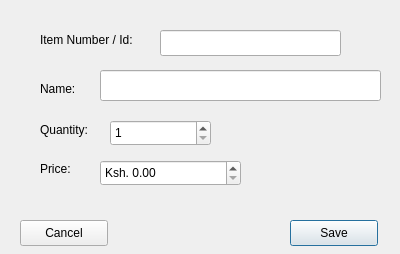
<?xml version="1.0" encoding="UTF-8"?>
<ui version="4.0">
 <class>dlgAdd</class>
 <widget class="QDialog" name="dlgAdd">
  <property name="windowModality">
   <enum>Qt::WindowModal</enum>
  </property>
  <property name="geometry">
   <rect>
    <x>0</x>
    <y>0</y>
    <width>400</width>
    <height>254</height>
   </rect>
  </property>
  <property name="minimumSize">
   <size>
    <width>400</width>
    <height>254</height>
   </size>
  </property>
  <property name="maximumSize">
   <size>
    <width>400</width>
    <height>254</height>
   </size>
  </property>
  <property name="windowTitle">
   <string>Add New Item</string>
  </property>
  <widget class="QLineEdit" name="txtId">
   <property name="geometry">
    <rect>
     <x>160</x>
     <y>30</y>
     <width>181</width>
     <height>26</height>
    </rect>
   </property>
  </widget>
  <widget class="QLabel" name="lblId">
   <property name="geometry">
    <rect>
     <x>40</x>
     <y>30</y>
     <width>121</width>
     <height>20</height>
    </rect>
   </property>
   <property name="text">
    <string>Item Number / Id:</string>
   </property>
  </widget>
  <widget class="QLabel" name="lblName">
   <property name="geometry">
    <rect>
     <x>40</x>
     <y>80</y>
     <width>58</width>
     <height>18</height>
    </rect>
   </property>
   <property name="text">
    <string>Name:</string>
   </property>
  </widget>
  <widget class="QLineEdit" name="txtName">
   <property name="geometry">
    <rect>
     <x>100</x>
     <y>70</y>
     <width>281</width>
     <height>31</height>
    </rect>
   </property>
  </widget>
  <widget class="QSpinBox" name="spbQuantity">
   <property name="geometry">
    <rect>
     <x>110</x>
     <y>120</y>
     <width>101</width>
     <height>26</height>
    </rect>
   </property>
   <property name="minimum">
    <number>1</number>
   </property>
  </widget>
  <widget class="QLabel" name="lblQuantity">
   <property name="geometry">
    <rect>
     <x>40</x>
     <y>120</y>
     <width>61</width>
     <height>20</height>
    </rect>
   </property>
   <property name="text">
    <string>Quantity:</string>
   </property>
  </widget>
  <widget class="QLabel" name="lblPrice">
   <property name="geometry">
    <rect>
     <x>40</x>
     <y>160</y>
     <width>58</width>
     <height>18</height>
    </rect>
   </property>
   <property name="text">
    <string>Price:</string>
   </property>
  </widget>
  <widget class="QPushButton" name="btnSave">
   <property name="geometry">
    <rect>
     <x>290</x>
     <y>220</y>
     <width>88</width>
     <height>26</height>
    </rect>
   </property>
   <property name="text">
    <string>Save</string>
   </property>
   <property name="default">
    <bool>true</bool>
   </property>
  </widget>
  <widget class="QPushButton" name="btnCancel">
   <property name="geometry">
    <rect>
     <x>20</x>
     <y>220</y>
     <width>88</width>
     <height>26</height>
    </rect>
   </property>
   <property name="text">
    <string>Cancel</string>
   </property>
  </widget>
  <widget class="QSpinBox" name="spbPrice">
   <property name="geometry">
    <rect>
     <x>100</x>
     <y>160</y>
     <width>141</width>
     <height>26</height>
    </rect>
   </property>
   <property name="suffix">
    <string>.00</string>
   </property>
   <property name="prefix">
    <string>Ksh. </string>
   </property>
   <property name="maximum">
    <number>999999</number>
   </property>
   <property name="value">
    <number>0</number>
   </property>
  </widget>
 </widget>
 <resources/>
 <connections>
  <connection>
   <sender>btnCancel</sender>
   <signal>clicked()</signal>
   <receiver>dlgAdd</receiver>
   <slot>reject()</slot>
   <hints>
    <hint type="sourcelabel">
     <x>93</x>
     <y>235</y>
    </hint>
    <hint type="destinationlabel">
     <x>178</x>
     <y>234</y>
    </hint>
   </hints>
  </connection>
 </connections>
</ui>
